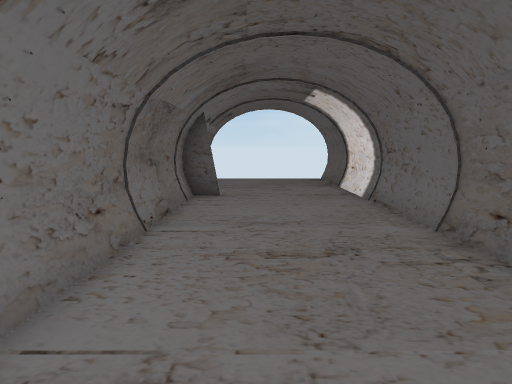
view 1 (above)

12 first-person views from a walk through a scene from a Unity 3-D project. The camera is 1.5 m above the floor, tilts 8° down and sees 80° across. The floor is counted in squares, 1 m on a side. Each view is taken from the middle of a square. On the plan, view 1 faces up. The plan holds only what a view shows up to about 15 squares ahead; the rest is blank. The place goes on beyond the plan.

view 2
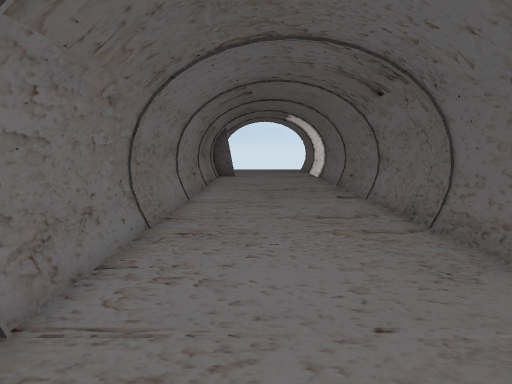

view 3
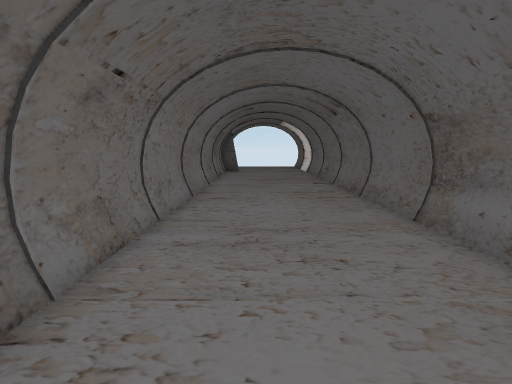

view 4
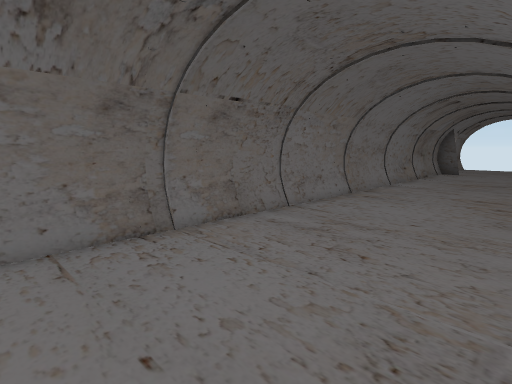

view 5
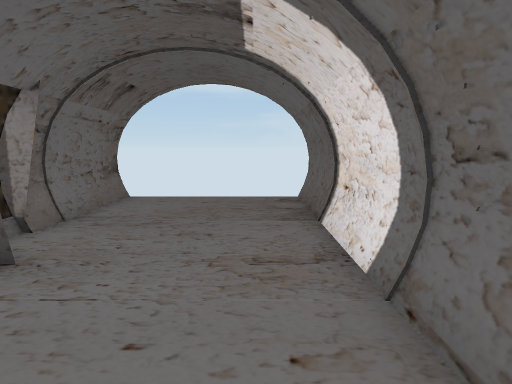

view 6
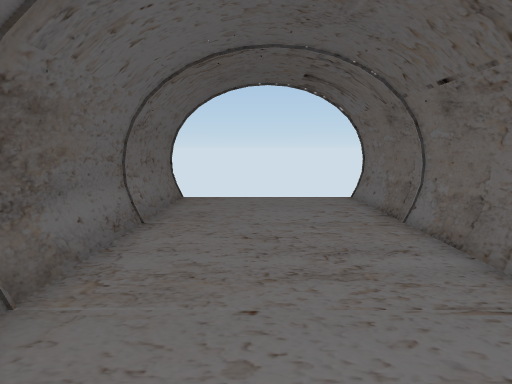

view 7
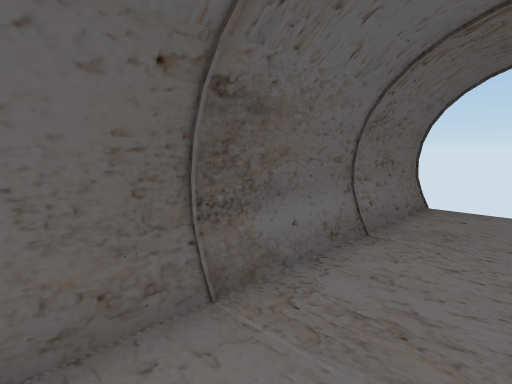

view 8
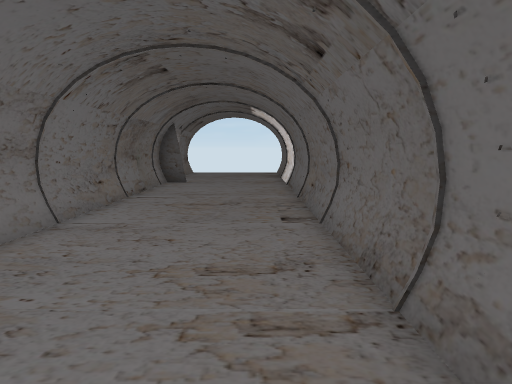

view 9
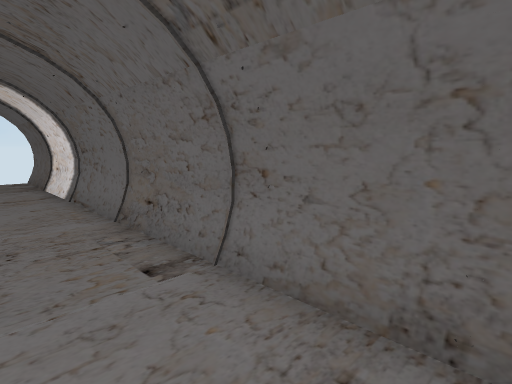

view 10
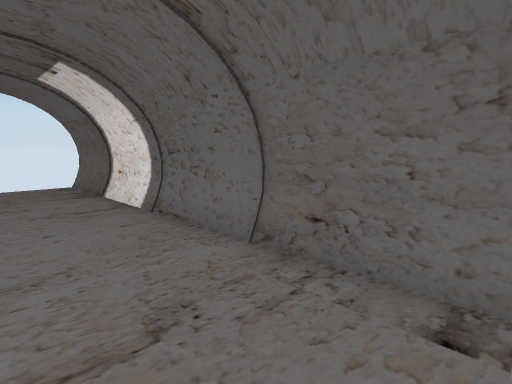

view 11
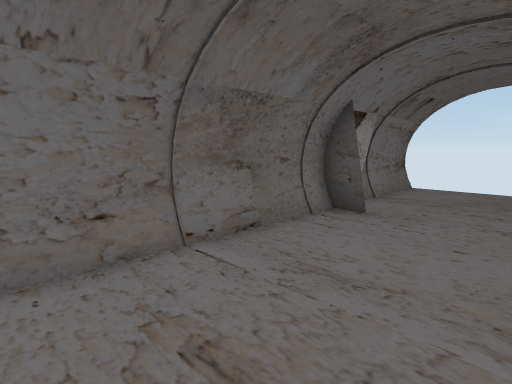

view 12
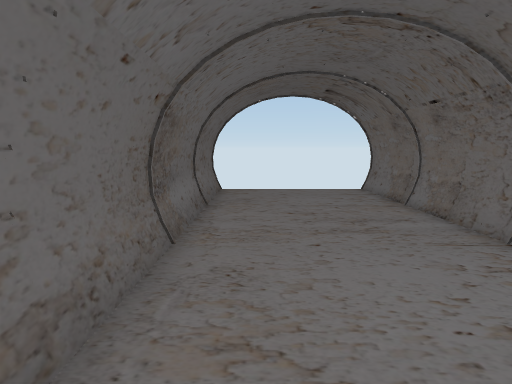

### Floor plan
Points are (right, up) in squares from view 1. A wall is a line through its corners. A room is listed if a view was taken in it or the views show most of it. See-through windows are left out.
Room 1 (views 1, 2, 3, 4, 5, 6, 7, 8, 9, 10, 11, 12)
walls: (-1.3, 9.8) (-2.2, 9.8) (-2.2, -11.6); (-2.3, 9.8) (-2.3, -11.6); (3.7, -11.6) (3.7, 15.8); (-2.2, 15.8) (-2.2, 11.3); (-2.3, 15.8) (-2.3, 11)
low walls: (3.4, 2.5) (3.4, 3.4); (3.4, 3.5) (3.4, 5.5); (3.4, 6.5) (3.4, 8.5); (3.4, -3.5) (3.4, -0.5); (3.4, 13.5) (3.4, 15.4); (3.4, -10.5) (3.4, -6.5)

Positions as (right, up) in squares from view 1, and headings:
1: (0, 0), facing up
2: (0, -7), facing up
3: (0, -11), facing up
4: (3, -11), facing up-left
5: (2, 6), facing up
6: (1, -2), facing down
7: (1, -3), facing down-right
8: (2, -4), facing up
9: (1, -1), facing up-right
10: (0, 2), facing up-right
11: (2, 3), facing up-left
12: (2, 0), facing down
